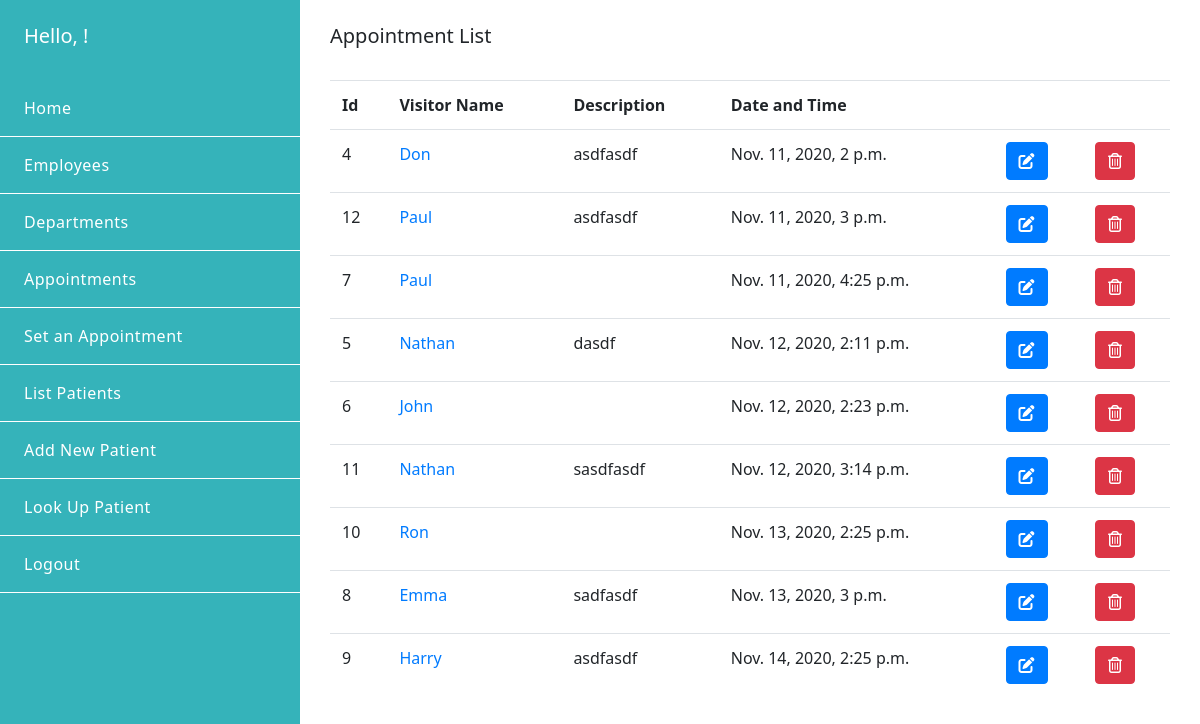
The app's page /appointments/, older data.
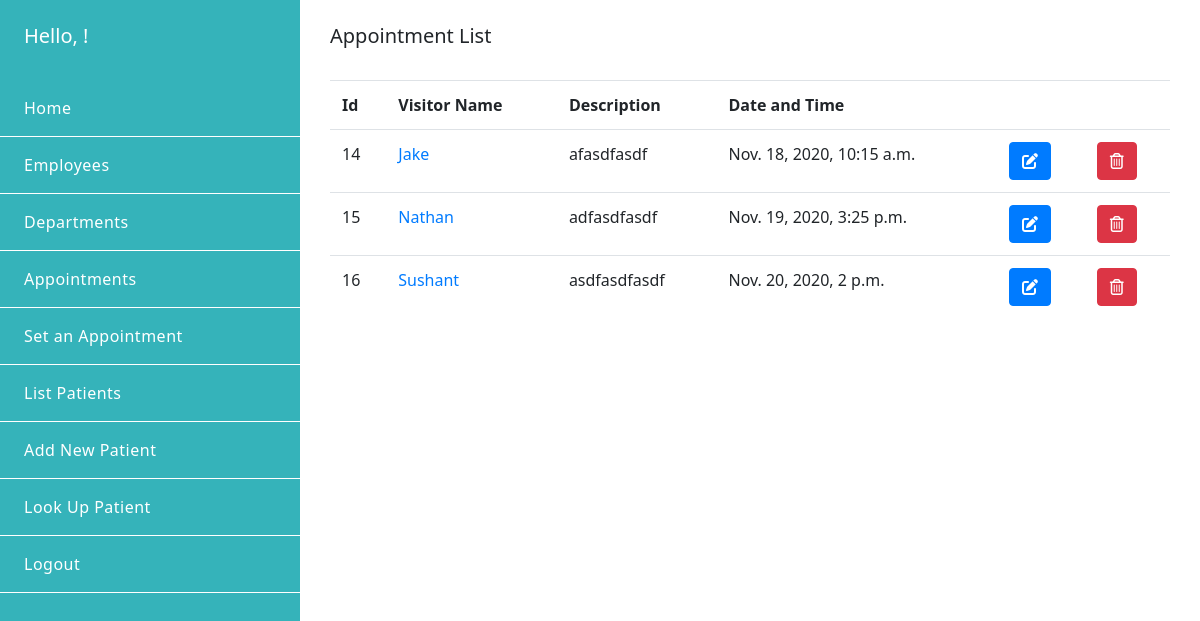
The same page, newer data.
### emr/models.py (models this page shows, shortened)
class Appointment(models.Model):
    id = models.AutoField(primary_key=True)
    visitor_name = models.CharField(max_length=254, blank=True)
    description = models.TextField(blank=True)
    date_time = models.DateTimeField(default=timezone.now)
    day = models.ForeignKey(Day, on_delete=models.CASCADE, related_name='appointments',blank=True)
    class Meta:
        ordering = ('date_time',)
    def get_absolute_url(self):
        return reverse('view_appointment', args=[self.id])

### emr/views.py (the view)
# urls.py: path('appointments/', views.list_appointments, name='list_appointments'),
def list_appointments(request):
    appointments = Appointment.objects.all()
    return render(request, 'emr/list_appointments.html', {'appointments': appointments})

### emr/templates/emr/list_appointments.html
{% extends 'backend_base.html' %} {% block content %}
<div class="container-fluid py-4">
  <div class="row">
    <div class="col-sm-6">
      <h5>Appointment List</h5>
    </div>
  </div>
  <div class="article">
    <table class="table mt-4">
      <tr>
        <th>Id</th>
        <th>Visitor Name</th>
        <th>Description</th>
        <th>Date and Time</th>
        <th></th>
        <th></th>
      </tr>
      {% for appointment in appointments %}
      <tr>
        <td><span>{{appointment.id}}</span></td>
        <td> <a href="{{appointment.get_absolute_url }}"> <span>{{appointment.visitor_name}}</span></a></td>
        <td>
          {{appointment.description}}
        </td>
        <td><span>{{appointment.date_time}}</span></td>
        <td>
          <a href="{% url 'update_appointment' id=appointment.id %}" class="btn btn-primary"><span><i class="fas fa-edit"></i></span></a>
        </td>
        <td>
          <a href="{% url 'delete_appointment' id=appointment.id %}" class="btn btn-danger"><span><i class="far fa-trash-alt"></i></span></a></a>
        </td>
      </tr>
      {% endfor %}
    </table>
  </div>
</div>
{% endblock %}

Row changes from the older to the newer data that the page shows:
removed Appointment: id "4", visitor_name "Don", description "asdfasdf", date_time "Nov. 11, 2020, 2 p.m."
removed Appointment: id "12", visitor_name "Paul", description "asdfasdf", date_time "Nov. 11, 2020, 3 p.m."
removed Appointment: id "7", visitor_name "Paul", date_time "Nov. 11, 2020, 4:25 p.m."
removed Appointment: id "5", visitor_name "Nathan", description "dasdf", date_time "Nov. 12, 2020, 2:11 p.m."
removed Appointment: id "6", visitor_name "John", date_time "Nov. 12, 2020, 2:23 p.m."
removed Appointment: id "11", visitor_name "Nathan", description "sasdfasdf", date_time "Nov. 12, 2020, 3:14 p.m."
removed Appointment: id "10", visitor_name "Ron", date_time "Nov. 13, 2020, 2:25 p.m."
removed Appointment: id "8", visitor_name "Emma", description "sadfasdf", date_time "Nov. 13, 2020, 3 p.m."
removed Appointment: id "9", visitor_name "Harry", description "asdfasdf", date_time "Nov. 14, 2020, 2:25 p.m."
added Appointment: id "14", visitor_name "Jake", description "afasdfasdf", date_time "Nov. 18, 2020, 10:15 a.m."
added Appointment: id "15", visitor_name "Nathan", description "adfasdfasdf", date_time "Nov. 19, 2020, 3:25 p.m."
added Appointment: id "16", visitor_name "Sushant", description "asdfasdfasdf", date_time "Nov. 20, 2020, 2 p.m."
